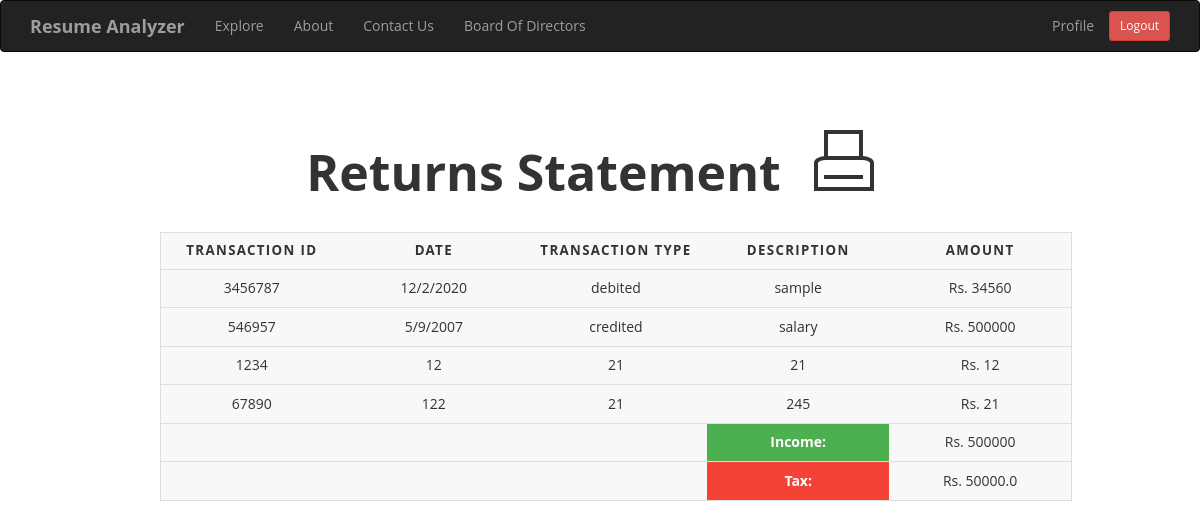
/get_returns (signed in), run on the app's committed database.
### app/models.py (models this page shows, shortened)
class Transaction(db.Model):
    id = db.Column(db.Integer,primary_key=True)
    tr_id = db.Column(db.Integer)
    date = db.Column(db.String(64))
    description = db.Column(db.String(140))
    tr_type = db.Column(db.String(64))
    amount = db.Column(db.Integer)
    valid = db.Column(db.Boolean, default=False)
    user_id = db.Column(db.Integer,db.ForeignKey('user.id'))
    comment = db.relationship('Comment',backref='comment_of',lazy='dynamic')
    document = db.relationship('Document',backref='document_of',lazy='dynamic')

### app/routes.py (the view)
@app.route('/get_returns')
@login_required
def get_returns():
    transactions = Transaction.query.filter_by(user_id=current_user.id,valid=True)
    cr_tr = Transaction.query.filter_by(user_id=current_user.id,valid=True,tr_type='credited')
    inc_tax, income = tax(cr_tr)
    return render_template('returns.html',title='Returns',transaction=transactions,tax=inc_tax,income=income)

### app/get_returns.py (called while the page is built)
def tax(cr):
    income,tax=0, 0
    for t in cr:
    	income+=t.amount
    if income < 250000:
    	return tax, income
    elif income < 500000:
    	tax = income/20
    	return tax, income
    elif income < 750000:
    	return income/10, income
    elif income < 1000000:
        return 15*(income/100), income
    elif income < 1250000:
    	return 20*(income/100), income
    elif income < 1500000:
    	return 25*(income/100), income
    else:
    	return 30*(income/100), income

### app/models.py (called while the page is built)
@login.user_loader
def load_user(id):
    return User.query.get(int(id))

### app/routes.py (called while the page is built)
@app.before_request
def before_request():
    if current_user.is_authenticated:
        current_user.last_seen = datetime.utcnow()
        db.session.commit()

### app/templates/returns.html (shortened to what this page needs)
{% extends "base.html" %}
{% block app_content %}
  <p style="text-align: center; font-size: 50px; margin-top: 50px;"><b>Returns Statement</b> <button class="print-button" onclick="print()"><span class="print-icon"></span></button></p>
<table style="margin-left: 130px;">
  <thead>
    <tr>
      <th scope="col">Transaction ID</th>
      <th scope="col">Date</th>
      <th scope="col">Transaction Type</th>
      <th scope="col">Description</th>
      <th scope="col">Amount</th>
    </tr>
  </thead>
  <tbody>
  	{% for po in transaction %}
    <tr>
    	<td>{{ po.tr_id }}</td>
        <td>{{ po.date }}</td>
        <td>{{ po.tr_type }}</td>
        <td>{{ po.description }}</td>
        <td>Rs. {{ po.amount }}</td>
    </tr>
    {% endfor %}
    <tr>
      <td></td>
      <td></td>
      <td></td>
      <td style="color: white; background-color: #4CAF50;"><b>Income: </b></td>
      <td>Rs. {{ income }}</td>
    </tr>
    <tr>
      <td></td>
      <td></td>
      <td></td>
      <td style="color: white; background-color: #f44336;"><b>Tax: </b></td>
      <td>Rs. {{ tax }}</td>
    </tr>
  </tbody>
</table>
{% endblock %}

### app/templates/returns.html (style rules this page uses)
body { font-family: "Open Sans", sans-serif; }
table { border: 1px solid #ccc; border-collapse: collapse; margin: 0; padding: 0; width: 80%; table-layout: fixed; }
table tr { background-color: #f8f8f8; border: 1px solid #ddd; padding: .35em; }
table th, table td { padding: .625em; text-align: center; }
table th { font-size: .95em; letter-spacing: .1em; text-transform: uppercase; }
button.print-button { width: 100px; height: 100px; }
span.print-icon, span.print-icon::before, span.print-icon::after, button.print-button:hover .print-icon::after { border: solid 4px #333; }
span.print-icon::after { border-width: 2px; }
button.print-button { position: relative; padding: 0; border: 0; border: none; background: transparent; }
span.print-icon, span.print-icon::before, span.print-icon::after, button.print-button:hover .print-icon::after { box-sizing: border-box; background-color: #fff; }
span.print-icon { position: relative; display: inline-block; padding: 0; margin-top: 20%; width: 60%; height: 35%; background: #fff; border-radius: 20% 20% 0 0; }
span.print-icon::before { content: " "; position: absolute; bottom: 100%; left: 12%; right: 12%; height: 110%; transition: height .2s .15s; }
span.print-icon::after { content: " "; position: absolute; top: 55%; left: 12%; right: 12%; height: 0%; background: #fff; background-repeat: no-repeat; background-size: 70% 90%; background-position: center; background-image: linear-gradient( to top, #fff 0, #fff 14%, #333 14%, #333 28%, #fff 28%, #fff 42%, #333 42%, #333 56%, #fff 56%, #fff 70%, #333 70%, #333 84%, #fff 84%, #fff 100% ); transition: height .2s, border-width 0s .2s, width 0s .2s; }

### data on the page
Transaction: tr_id "3456787", date "12/2/2020", tr_type "debited", description "sample", amount "34560"
Transaction: tr_id "546957", date "5/9/2007", tr_type "credited", description "salary", amount "500000"
Transaction: tr_id "1234", date "12", tr_type "21", description "21", amount "12"
Transaction: tr_id "67890", date "122", tr_type "21", description "245", amount "21"

### other printed values
{{ income }} "500000"
{{ tax }} "50000.0"
